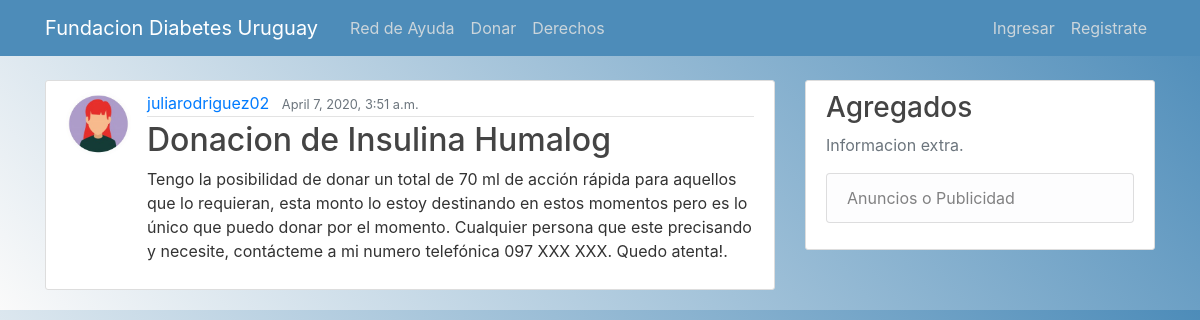
Screenshot of /post/42/ with the database file from the repository.
### blog/models.py (models this page shows, shortened)
class Post(models.Model):
    title = models.CharField(max_length=100)
    content = models.TextField()
    date_posted = models.DateTimeField(default=timezone.now)
    author = models.ForeignKey(User, on_delete=models.CASCADE)

### users/models.py (models this page shows, shortened)
class Profile(models.Model):
    user = models.OneToOneField(User, on_delete=models.CASCADE)
    image = models.ImageField(default="default.jpg", upload_to="profile_pics")

### blog/views.py (the view)
# urls.py: path('post/<int:pk>/', PostDetailView.as_view(), name="post-detail"),
class PostDetailView(DetailView):
    model = Post

### blog/templates/blog/post_detail.html (shortened to what this page needs)
{% extends "blog/base.html" %}
{% block content %}
<article class="media content-section">
  <img class="rounded-circle article-img" src="{{ object.author.profile.image.url }}">
  <div class="media-body">
    <div class="article-metadata">
      <a class="mr-2" href="{% url 'user-posts' object.author.username %}">{{ object.author }}</a>
      <small class="text-muted">{{ object.date_posted }}</small>
    </div>
    <h2 class="article-title">{{ object.title }}</h2>
    <p class="article-content">{{ object.content }}</p>
  </div>
</article>
{% endblock content %}

### blog/static/blog/main.css (style rules this page uses)
body { background: linear-gradient(50deg, #fafafa, #4d8cb9); color: #333333; margin-top: 5rem; }
h1, h2, h3, h4, h5, h6 { color: #444444; }
.content-section { background: #ffffff; padding: 10px 20px; border: 1px solid #dddddd; border-radius: 3px; margin-bottom: 20px; }
.article-title { color: #444444; }
.article-content { white-space: pre-line; }
.article-img { height: 65px; width: 65px; margin-right: 16px; }
.article-metadata { padding-bottom: 1px; margin-bottom: 4px; border-bottom: 1px solid #e3e3e3 }

### rows the page displays
Post: author.profile.image (picture), author "juliarodriguez02", date_posted "April 7, 2020, 3:51 a.m.", title "Donacion de Insulina Humalog", content "Tengo la posibilidad de donar un total de 70 ml de acción rápida para aquellos que lo requieran, esta monto lo estoy destinando en estos momentos pero es lo único que puedo donar por el momento. Cualquier persona que este precisando y necesite, contácteme a mi numero telefónica 097 XXX XXX. Quedo atenta!."
